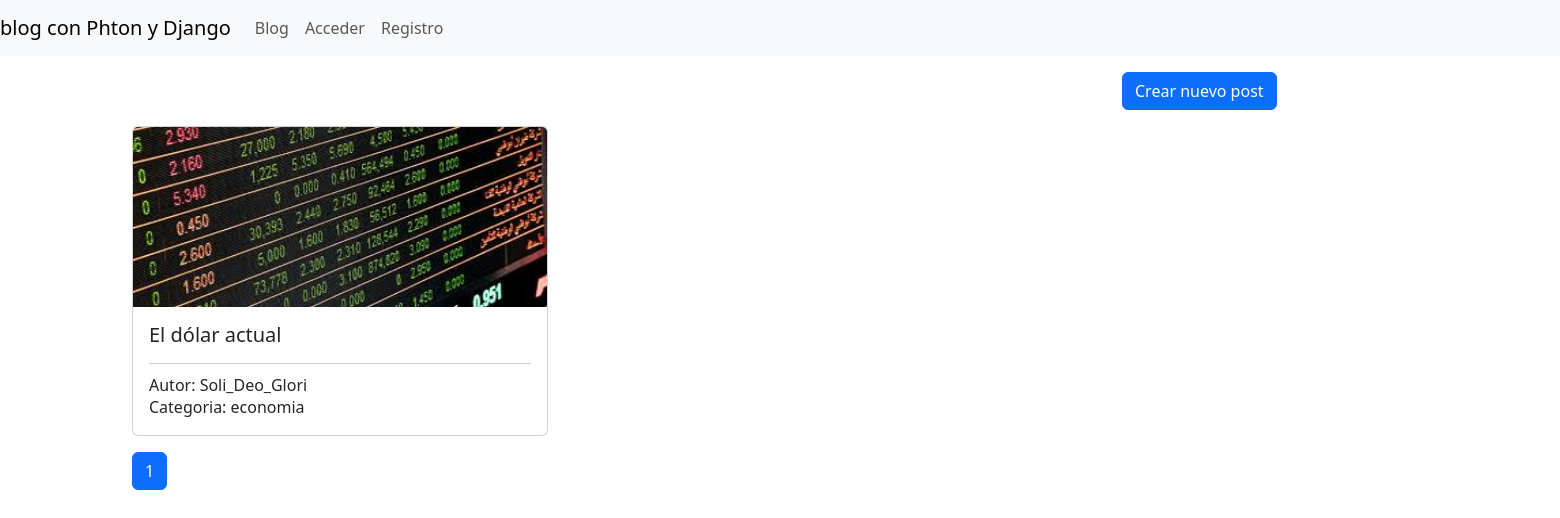
The app's page /, older data.
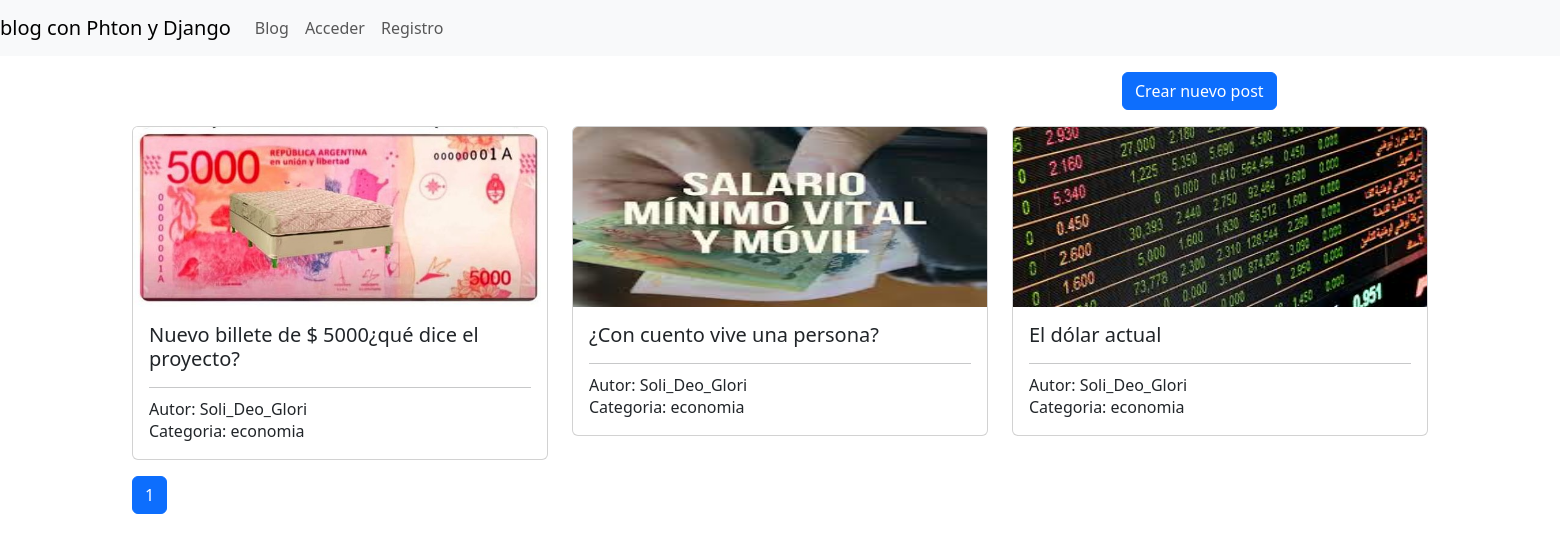
The same page, newer data.
### blog/models.py (models this page shows, shortened)
class Post(models.Model):
    autor = models.ForeignKey(User, on_delete=models.CASCADE, null=True, blank=True)
    categoria = models.ForeignKey(Categoria, on_delete=models.CASCADE)
    titulo = models.CharField(max_length=100, unique=True, null=False, verbose_name='Título')
    contenido = models.TextField(null=True, verbose_name='Contenido del post')
    imagen = models.ImageField(upload_to='posts/%Y/%m/%d',null=True, blank=True, verbose_name='Imagen del post')
    fecha_alta = models.DateTimeField(auto_now=True, verbose_name='Fecha de alta')
    fecha_actualizacion = models.DateTimeField(auto_now=True, verbose_name='Fecha de actualización')
    class Meta:
        db_table = 'posts'
        verbose_name = 'post'
        verbose_name_plural = 'posts'
        ordering = ['-id']

class Categoria(models.Model):
    nombre = models.CharField(max_length=100, null=False, unique=True, verbose_name='Nombre')
    class Meta:
        db_table = 'categories'
        verbose_name = 'categoria'
        verbose_name_plural = 'categorias'
        ordering = ['id']

### blog/views.py (the view)
# urls.py: path('', index, name="blog"),
def index(request):
    listado__posts = Post.objects.all()
    paginator = Paginator(listado__posts,3)
    pagina = request.GET.get("page") or 1
    posts = paginator.get_page(pagina)
    pagina_actual = int(pagina)
    paginas = range(1, posts.paginator.num_pages +1)
    return render(request, "blog.html", {'posts':posts, "paginas": paginas, "pagina_actual": pagina_actual})

### blog/templates/blog.html (shortened to what this page needs)
{% extends 'base.html' %}
{% block content %}
    <div class="mt-3">
        <div class="row mb-3">
            <div class="ccol-3 offset-9">
                <a href="{% url 'crear_post' %}" class="btn btn-primary float-right">
                     Crear nuevo post
                </a>
            </div>
        </div>
        <div>
        {% if posts %}
            {% for post in posts %}
                {% if forloop.first %}<div class="row">{% endif %}
                <div class="col-4">
                    <div class="card">
                        <img class="card-img-top" height="180" src="{{post.imagen.url}}" all="{{ post.titulo }}">
                    <div class="card-body">
                <h5 class="card-title">{{ post.titulo }}</h5>
                <hr />
                <h6 class="card-subtitle">Autor: {{ post.autor.username }}</h6>
                <p class="card-text">Categoria: {{ post.categoria.nombre }}</p>
            </div>
                    </div>
                </div>
                {% if forloop.counter|divisibleby:3 %}</div><div class="row">{% endif %}
                {% if forloop.last %}</div>{% endif %}
            {% endfor %}
            {% include "paginacion.html" %}
        {% else %}
            <div class="alert alert-danger"> No existe ningun post </div>
        {% endif %}
        </div>
    </div>
{% endblock %}

### blog/templates/base.html (shortened to what this page needs)
<!DOCTYPE html>
<html lang="es">
<head>
    {% load static %}
    <link href="{% static 'css/bootstrap.min.css' %}" rel="stylesheet"/>
</head>
<body>
    <nav class="navbar navbar-expand-lg navbar-light bg-light">
        <a class="navbar-brand" href="/">blog con Phton y Django</a>
        <div class="collapse navbar-collapse" id="navbarNav">
            <ul class="navbar-nav">
                <li class="nav-item">
                    <a class="nav-link" href="{% url 'blog' %}">Blog</a>
                </li>
            </ul>
            <ul class="navbar-nav ml-auto">
                {% if user.is_authenticated %}
                    <li class="nav-item">
                        <a class="nav-link" href="#">Hola {{user.username}}</a>
                    </li>
                    <li class="nav-item">
                        <a class="nav-link" href="{% url 'salir' %}">Cerrar sesión</a>
                    </li>
                {% else %}
                <li class="nav-item">
                    <a class="nav-link" href="{% url 'acceder' %}">Acceder</a>
                </li>
                <li class="nav-item">
                    <a class="nav-link" href="{% url 'registro' %}">Registro</a>
                </li>
                {% endif %}
            </ul>
        </div>
    </nav>
    <div class="container mt-3">
        {% block content %}{% endblock %}
    </div>
</body>
</html>

### blog/templates/paginacion.html (shortened to what this page needs)
<div class=" row mt-3 justify-content-center">
    <nav>
        <ul class="pagination">
            {% for pagina in paginas  %}
                <li class="page-item{% if pagina_actual == pagina %} active {% endif %}">
                    <a class="page-link" href="?page={{ pagina }}">{{ pagina }}</a>
            {% endfor %}
        </ul>
    </nav>
</div>

Row changes from the older to the newer data that the page shows:
added Post: imagen (picture), titulo "Nuevo billete de $ 5000¿qué dice el proyecto?", autor.username "Soli_Deo_Glori", categoria.nombre "economia"
added Post: imagen (picture), titulo "¿Con cuento vive una persona?", autor.username "Soli_Deo_Glori", categoria.nombre "economia"
